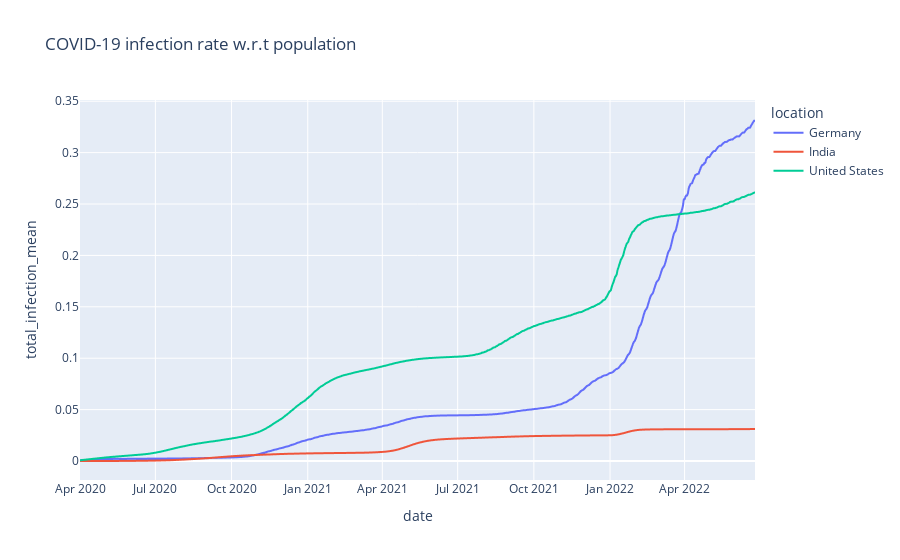

Notebook source saved alongside this figure:
### Code cell
fig3=px.line(df_list, x= "date", y= "total_infection_mean",color='location', title= "COVID-19 infection rate w.r.t population")
fig3.update_xaxes(range=["2020-04-01","2022-06-25"]) # this range is selected because In most countries corona cases started 
                                                     # registering from March 2020
fig3.show()

### Figure 1 — Plotly figure (JSON) as saved in the notebook; plotly's stock layout.template omitted (floating-point values rounded to 4 significant figures; data arrays with more than 128 entries replaced by an {"elided": "..."} marker saying what was removed)
{"data": [{"hovertemplate": "location=Germany<br>date=%{x}<br>total_infection_mean=%{y}<extra></extra>", "legendgroup": "Germany", "line": {"color": "#636efa", "dash": "solid"}, "marker": {"symbol": "circle"}, "mode": "lines", "name": "Germany", "showlegend": true, "type": "scattergl", "x": {"elided": "883 str values"}, "xaxis": "x", "y": {"elided": "883 float values"}, "yaxis": "y"}, {"hovertemplate": "location=India<br>date=%{x}<br>total_infection_mean=%{y}<extra></extra>", "legendgroup": "India", "line": {"color": "#EF553B", "dash": "solid"}, "marker": {"symbol": "circle"}, "mode": "lines", "name": "India", "showlegend": true, "type": "scattergl", "x": {"elided": "880 str values"}, "xaxis": "x", "y": {"elided": "880 float values"}, "yaxis": "y"}, {"hovertemplate": "location=United States<br>date=%{x}<br>total_infection_mean=%{y}<extra></extra>", "legendgroup": "United States", "line": {"color": "#00cc96", "dash": "solid"}, "marker": {"symbol": "circle"}, "mode": "lines", "name": "United States", "showlegend": true, "type": "scattergl", "x": {"elided": "888 str values"}, "xaxis": "x", "y": {"elided": "888 float values"}, "yaxis": "y"}], "layout": {"legend": {"title": {"text": "location"}, "tracegroupgap": 0}, "title": {"text": "COVID-19 infection rate w.r.t population"}, "xaxis": {"anchor": "y", "domain": [0, 1], "range": ["2020-04-01", "2022-06-25"], "title": {"text": "date"}}, "yaxis": {"anchor": "x", "domain": [0, 1], "title": {"text": "total_infection_mean"}}}}
